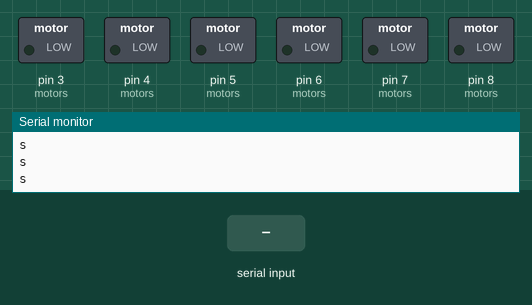
This sketch was run on a simulated Arduino Uno, built with avr-gcc and run on an emulated ATmega328P. Parts: switched loads named in the sketch (green lamp = pin HIGH), the last lines printed to the serial monitor. Dashed ring = blinking. The test bench sets the inputs (shaded band).

Above: at 1.6 s.
1.7 s: "a" received over the second serial link
At 2.05 s:
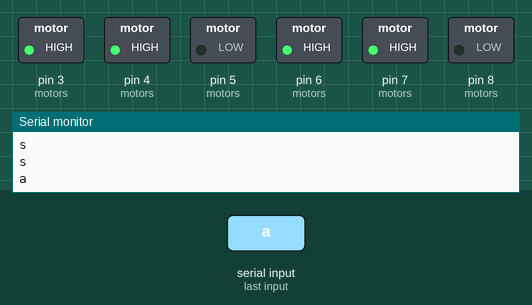
4.7 s: "b" received over the second serial link
At 4.95 s:
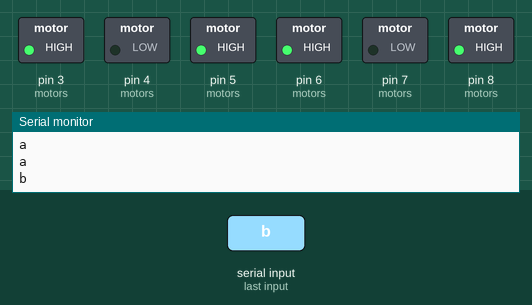
7.7 s: "r" received over the second serial link
At 8.05 s:
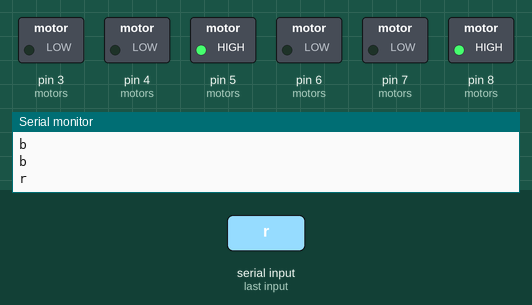
10.7 s: "l" received over the second serial link
At 11.15 s:
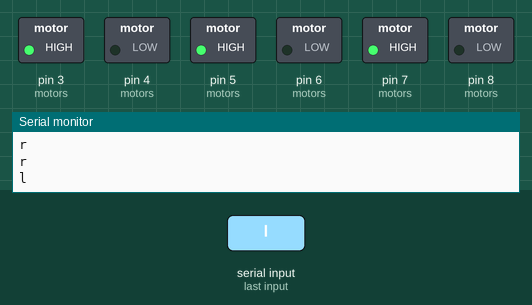
Timing chart, 0 to 14.7 s (numbered marks = the images above; inputs shaded):
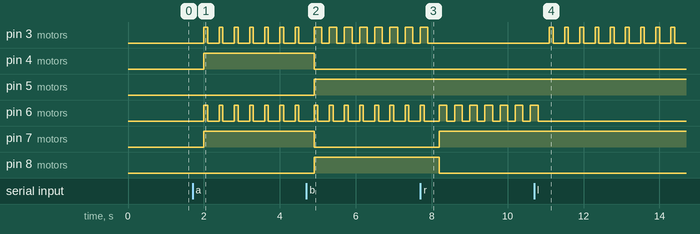

Measured:
- after the input at 1.7 s, pin 3 (motors), pin 6 (motors): alternates HIGH for 0.10 s and LOW for 0.30 s, starting after 0.30 s; pin 4 (motors), pin 7 (motors): LOW → HIGH after 0.30 s
- after the input at 4.7 s, pin 4 (motors), pin 7 (motors): HIGH → LOW after 0.20 s; pin 5 (motors), pin 8 (motors): LOW → HIGH after 0.20 s
- after the input at 7.7 s, pin 3 (motors): goes on until 7.9 s, then stays LOW; pin 7 (motors): LOW → HIGH after 0.50 s; pin 8 (motors): HIGH → LOW after 0.50 s
- after the input at 10.7 s, pin 3 (motors): alternates HIGH for 0.10 s and LOW for 0.30 s, starting after 0.40 s; pin 6 (motors): goes on until 10.8 s, then stays LOW

The sketch:

bsg_SquadTask_car.ino
```cpp
int motors[3][4]={{3,4,5},{6,7,8}};
#include "SoftwareSerial.h"
char f='s';

SoftwareSerial node(0,1);

void setup() {
  for(int i=0;i<2;i++){
    for(int j=0;j<3;j++){
        pinMode(motors[i][j],OUTPUT);
    }
  }
  Serial.begin(9600);
  node.begin(9600);
}


void loop() {
  if(node.available())
  {
    f = node.read();
  }
  Serial.println(f);
  if(f == 'a')
  {
    digitalWrite(motors[0][0], HIGH);
    digitalWrite(motors[1][0], HIGH);
    digitalWrite(motors[0][1], HIGH);
    digitalWrite(motors[0][2], LOW);
    digitalWrite(motors[1][1], HIGH);
    digitalWrite(motors[1][2], LOW);
    delay(100);
  }
  else{
    digitalWrite(motors[0][0], LOW);
    digitalWrite(motors[1][0], LOW);
    delay(100);
  }
  if(f == 'b')
  {
    digitalWrite(motors[0][0], HIGH);
    digitalWrite(motors[1][0], HIGH);
    digitalWrite(motors[0][2], HIGH);
    digitalWrite(motors[0][1], LOW);
    digitalWrite(motors[1][2], HIGH);
    digitalWrite(motors[1][1], LOW);
    delay(100);
  }
  else{
    digitalWrite(motors[0][0], LOW);
    digitalWrite(motors[1][0], LOW);
    delay(100);
  }
  if(f == 'r')
  {
    digitalWrite(motors[1][0], HIGH);
    digitalWrite(motors[1][1], HIGH);
    digitalWrite(motors[1][2], LOW);
    delay(100);
  }
  else{
    digitalWrite(motors[1][0], LOW);
    delay(100);
  }
  if(f == 'l')
  {
    digitalWrite(motors[0][0], HIGH);
    digitalWrite(motors[0][2], HIGH);
    digitalWrite(motors[0][1], LOW);
    delay(100);
  }
  else{
    digitalWrite(motors[0][0], LOW);
    delay(100);
  }
}
```
